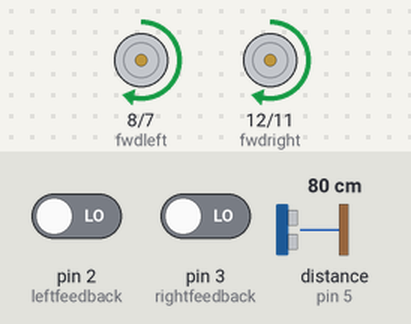
The sketch below on a simulated Arduino Uno, built with avr-gcc and run on an emulated ATmega328P. On the bench: motor-driver pin pairs drawn as motors (green arrow = first pin HIGH = forward, orange = second pin HIGH = backward, longer = more drive, scaled by the enable pin). The test bench sets the inputs (shaded band); at power-on: distance to the obstacle (sensor on pin 5) 80 cm, pin 2 (leftfeedback) LOW, pin 3 (rightfeedback) LOW. The echo pulse lasts 58.3 µs per cm.

Above: at 1.2 s.
1.3 s: distance to the obstacle (sensor on pin 5) set to 14 cm
2.8 s: distance to the obstacle (sensor on pin 5) set to 10 cm
At 4.0 s:
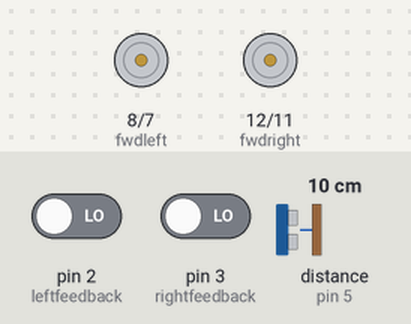
At 6.3 s:
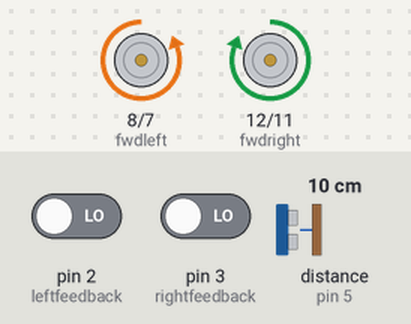
Timing chart, 0 to 7.8 s (numbered marks = the images above; inputs shaded):
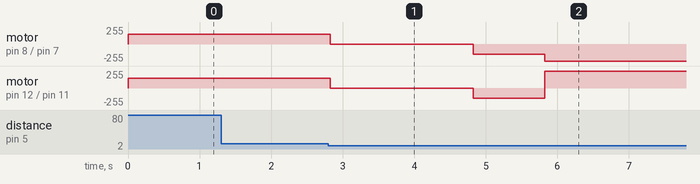

The sketch:

StoryNine.ino
```cpp
#include <NewPing.h>

int fwdright = 12;
int fwdleft = 8;
int revright = 11;
int revleft = 7;
int enableleft = 9;
int enableright = 10;
//Array of pins
int vars[6] = {fwdright,fwdleft,revright,revleft,enableleft,enableright};

const int leftfeedback = 2;//Switch pins
const int rightfeedback = 3;
volatile int leftcounter = 0;
volatile int rightcounter = 0;
const int reduc = 50;
int count = 0;


const int startspeed = 150;
int leftspeed;
int rightspeed;

#define TRIGGER 4 //tigger
#define ECHO 5 //echo

int maxdistance = 200; // Maximum distance we want to ping for (in centimeters).
NewPing sonar(TRIGGER, ECHO, maxdistance);

void halt(int mSeconds){ //stopps rover advance

  digitalWrite(fwdleft,LOW);
  digitalWrite(fwdright,LOW);
  digitalWrite(revleft,LOW);
  digitalWrite(revright,LOW);
  delay(mSeconds);
}

void reverse(int mSeconds){ //stop motor forward, rover reverses

  digitalWrite(fwdleft,LOW);
  digitalWrite(fwdright,LOW);
  digitalWrite(revleft,HIGH);
  digitalWrite(revright,HIGH);
  delay(mSeconds);
}

void forward(int mSeconds) {//stop motor reverse, rover forward

  digitalWrite(revleft,LOW);
  digitalWrite(revright,LOW);
  digitalWrite(fwdleft,HIGH);
  digitalWrite(fwdright,HIGH);
  delay(mSeconds);

}

void turnright(int mSeconds) {//right turn by motor speed change
  analogWrite(enableleft, 255);
  analogWrite(enableright, 120);
  delay(mSeconds);
}

void turnleft(int mSeconds)  {//left turn by motor speed change
  analogWrite(enableright, 255);
  analogWrite(enableleft, 120);
  delay(mSeconds);
}

void updateSpeeds(){
  analogWrite(enableleft,rightspeed);
    analogWrite(enableright,leftspeed);
}

void setup() {
  for(int v : vars){
    pinMode(v,OUTPUT);
  }

  Serial.begin(115200);
  attachInterrupt(digitalPinToInterrupt(leftfeedback), lefttracker, RISING);
  attachInterrupt(digitalPinToInterrupt(rightfeedback), righttracker, RISING);

  leftspeed = startspeed;
  rightspeed = startspeed;

  analogWrite(enableleft, rightspeed);
  analogWrite(enableright, leftspeed);
  Serial.begin(115200); // Open serial monitor at 115200 baud to see ping results.
  sonar.ping_cm();
}

void setHigh(int pin) {
  digitalWrite(pin, HIGH);
}

void setLow(int pin) {
  digitalWrite(pin, LOW);
}

void turnLeft90() {
  leftcounter = 0;

  while (leftcounter <= 85) {
    setHigh(enableleft);
    setHigh(enableright);

    setLow(fwdleft);
    setHigh(fwdright);

    setHigh(revleft);
    setLow(revright);
  }

  leftcounter = 0;
}

//Return true if there is an obstacle in the path
bool obstacle_in_path(){
  int distance = sonar.ping_cm();
  return distance <= 12; //If there is an obstacle 12cm or less ahead
}

void loop() {
 forward(0);
 if(obstacle_in_path()){
    halt(2000);
    reverse(1000);
    halt(0);
    turnLeft90(); //We should probably make turning 90 degrees a function
  }
  delay(50);

}
//Increment left and right counters
void lefttracker(){
  leftcounter++;
}

void righttracker(){
  rightcounter++;
}
```

Measured:
- the behaviour switches between 13 and 12 cm on distance to the obstacle (sensor on pin 5) (found by bisection; images 0 and 1)
- after the input at 1.3 s, every drawn part: stays the same
- after the input at 2.8 s, motor on pin 8 (fwdleft) / pin 7 (revleft): forward 150/255 → stopped at once, → backward 150/255 2.0 s later, → backward 255/255 1.0 s later; motor on pin 12 (fwdright) / pin 11 (revright): forward 150/255 → stopped at once, → backward 150/255 2.0 s later, → forward 255/255 1.0 s later
